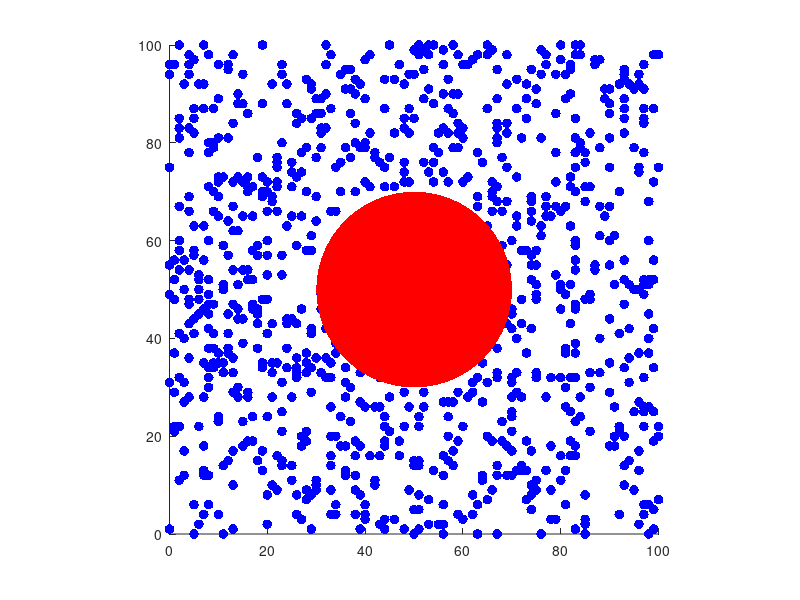

Here is the MATLAB script that generated this plot: (Note: this script raises an error after producing the figure.)
% simulate membrane dynamics
% initialize variables

num_lipids = 1000;
num_steps = 2000;
colors = repmat([0, 0, 1], num_lipids, 1);
focal_size = 20;

history_size = 20;
focal_history = NaN(history_size, 2); % Buffer for past 10 positions
history_idx = 1; % Index to track the current position in the buffer

interaction_vectors = zeros(num_lipids,2);
speed = NaN(num_steps, 1);
avg_speed = NaN(num_steps,1);
interaction = NaN(num_steps,1);

% create matrix for particle of interest 
% store current and previous position

focal_pos = zeros(1,4);

% create matrix for lipids
% store current and previous position
pos_lipids = zeros(num_lipids,4);

% initialize positions of particle of interest and lipids

focal_pos(1,1:2) = [50 50];
focal_pos(1,3:4) = focal_pos(1,1:2) + randi([-100 100], 1,2)/1000;

for i = 1:num_lipids
    pos_lipids(i, 1:2) = randi([0 100], 1,2);
    pos_lipids(i, 3:4) = pos_lipids(i, 1:2);
end

% set up graphs

figure;
hold on;
lipid_scatter = scatter(pos_lipids(:,3), pos_lipids(:,4), 50, colors, 'filled');
focal_scatter = scatter(focal_pos(:,3), focal_pos(:,4), focal_size, 'red', 'filled');
theta = linspace(0, 2*pi, 100); 
circle_x = focal_size * cos(theta) + focal_pos(1,3);
circle_y = focal_size * sin(theta) + focal_pos(1,4);
circle_plot = fill(circle_x, circle_y, [1, 0, 0], 'EdgeColor', 'none');
xlim([0 100]);
ylim([0 100]);
axis equal
hold off;

figure
layout = tiledlayout(1,2);
nexttile
hold on;
xlabel('time')
ylabel('Average Speed (distance traveled per simulation time step)')
xlim([0 num_steps])
ylim([0 1])
speed_plot = plot(avg_speed,'b', 'LineWidth',2);
hold off;

nexttile
hold on;
xlabel('time')
ylabel('Number of interaction_vectors')
interaction_plot = plot(interaction);
hold on;
%avg_interaction_plot = plot(avg_interaction_vectors);
hold off;

% simulate movement

for i = 1:num_steps
    for j = 1:num_lipids
        lipid_movement = pos_lipids(j,3:4) - pos_lipids(j,1:2);
        pos_lipids(j, 1:2) = pos_lipids(j, 3:4); %store previous position
        pos_lipids(j, 3:4) = pos_lipids(j, 1:2) + 0.5*lipid_movement + randi([-100 100], 1,2)/300;
        pos_lipids(j,:) = max(min(pos_lipids(j,:), 100), 1);
    end
    % movement of focal particle
    % check for touching lipids
    num_interactions = 0;
    for k = 1:num_lipids
        distance = norm(pos_lipids(k,3:4) - focal_pos(1,3:4));
        lipid_direction = pos_lipids(k, 3:4) - pos_lipids(k,1:2);
        focal_direction = (focal_pos(1,3:4) - focal_pos(1,1:2));
        cos_theta = dot(lipid_direction, focal_direction)/(norm(lipid_direction)*norm(focal_direction));
        angle = acosd(cos_theta);
        %if angle < 90 % exclude lipids that are in radius of interaction but wouldn't realistically apply force
            if distance <= focal_size + 1 && distance >= focal_size - 1
                colors(k,:) = [0, 1, 0];


                interaction_vectors(k, 1:2) = pos_lipids(k,3:4) - pos_lipids(k,1:2);
                num_interactions = num_interactions + 1;
            else
                interaction_vectors(k,:) = [0 0];
                colors(k,:) = [0, 0, 1];
            end
        %end
    end
    %move focal particle based on lipid movement
    force = -sum(interaction_vectors);
    direction = (focal_pos(1,3:4) - focal_pos(1,1:2));
    direction = direction/norm(direction);
    for xy = 3:4
            if focal_pos(1,xy) <= 1 || focal_pos(1,xy) >= 100
                direction = -direction;
            end
    end
    focal_pos(1,1:2) = focal_pos(1,3:4);
    focal_pos(1,3:4) = focal_pos(1,1:2) + 0.2*force + 0.2* direction;
    focal_history(history_idx, :) = focal_pos(1, 3:4); % Store current position
    history_idx = mod(history_idx, history_size) + 1; % Circular buffer index
    speed(i,1) = norm(focal_pos(1,3:4) - focal_pos(1,1:2));

    avg_speed(i,1) = sum(speed(1:i,1))/i;
    % 
    % if i > history_size
    %     speed(i,1) = norm(focal_history(i, :) - focal_history(history_size + 1,:))/history_size;
    %     avg_speed(i,1) = sum(speed(history_size:i,1))/i;
    % else
    %     avg_speed(i,1) = 0;
    % end
    interaction(i,1) = num_interactions;
    set(lipid_scatter, 'XData', pos_lipids(:,3), 'YData', pos_lipids(:,4), 'CData', colors)
    set(focal_scatter, 'XData', focal_pos(1,3), 'YData', focal_pos(1,4))
    circle_x = focal_size * cos(theta) + focal_pos(1,3);
    circle_y = focal_size * sin(theta) + focal_pos(1,4);
    set(circle_plot, 'XData', circle_x, 'YData', circle_y);
    set(interaction_plot, 'YData', interaction)
    set(speed_plot, 'YData', avg_speed)
    pause(0.01)
    drawnow;
end









        
